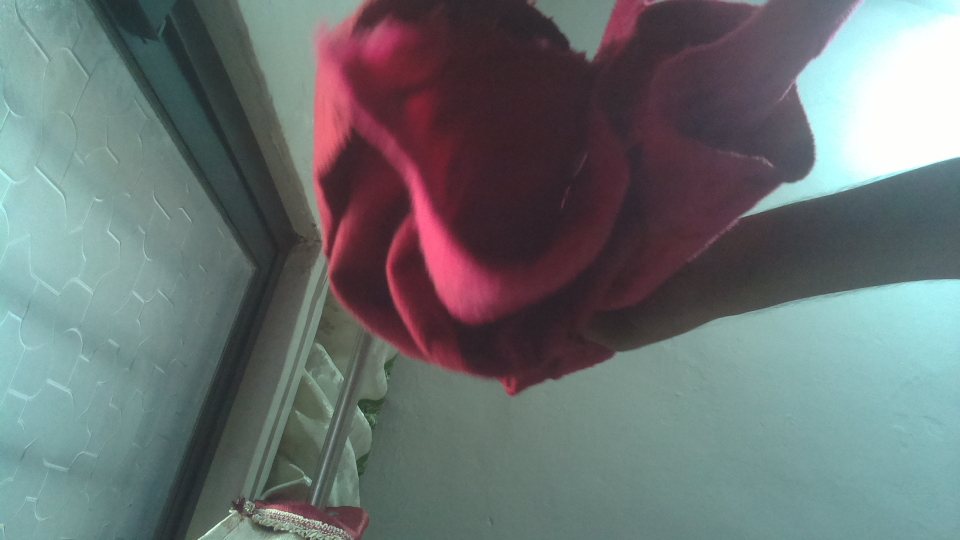
#> input picture pic.jpg, 1920 x 1080 px (shown at 1/2 size)
$ python color_detect.py
#> lines starting #> are read from the running program, lines starting #| are printed output that depends on the picture; after the words box and inside, x2 and y2 are one past the last pixel; in counts of white or black regions, pixels touching at a corner belong together
import cv2
import numpy as np
import matplotlib.pyplot as plt

# Reading the image from the current folder
image = cv2.imread("pic.jpg")
#> image is the input picture: shape (1080, 1920, 3); mean B, G, R 114.2, 113.7, 106.1
cv2.imshow("Normal", image)


red_lower_color = np.array([136, 87, 111], np.uint8)
red_upper_color = np.array([180,255,255], np.uint8)
pink_lower_color = np.array([130, 0, 220], np.uint8)
pink_upper_color = np.array([170, 255, 255], np.uint8)
green_lower_color = np.array([38, 138, 40], np.uint8)
green_upper_color = np.array([70, 255, 255], np.uint8)

# Convert BGR to HSV
hsv = cv2.cvtColor(image, cv2.COLOR_BGR2HSV)
#> hsv: shape (1080, 1920, 3); mean H, S, V 106.6, 61.4, 124.6
red_mask = cv2.inRange(hsv, red_lower_color, red_upper_color)
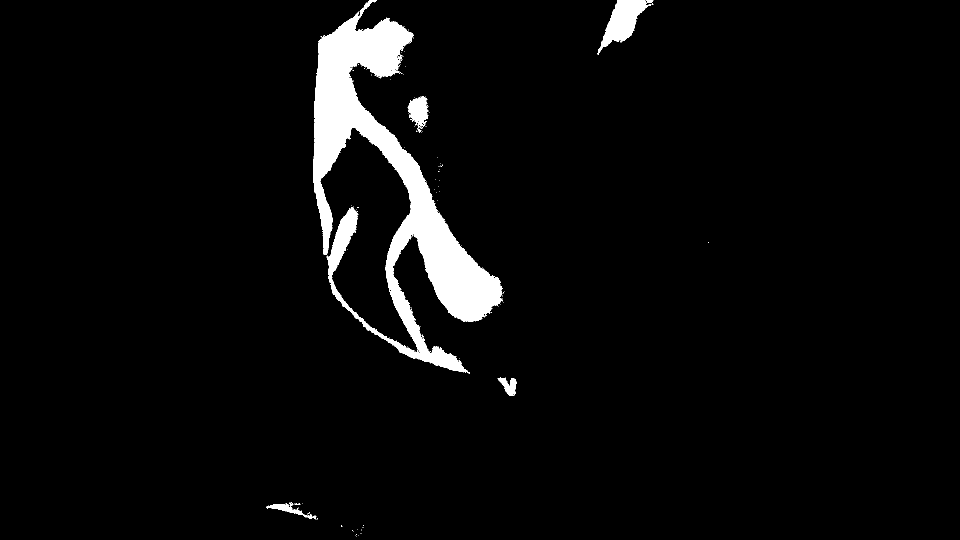
#> red_mask: shape (1080, 1920) (shown at 1/2 size); 4.1% white; 111 white regions (104 under 20 px), largest, box (x1, y1, x2, y2) and area: (626, 0, 1006, 748) 77656, (1194, 0, 1302, 109) 4777, (815, 192, 857, 258) 1685
pink_mask = cv2.inRange(hsv, pink_lower_color, pink_upper_color)
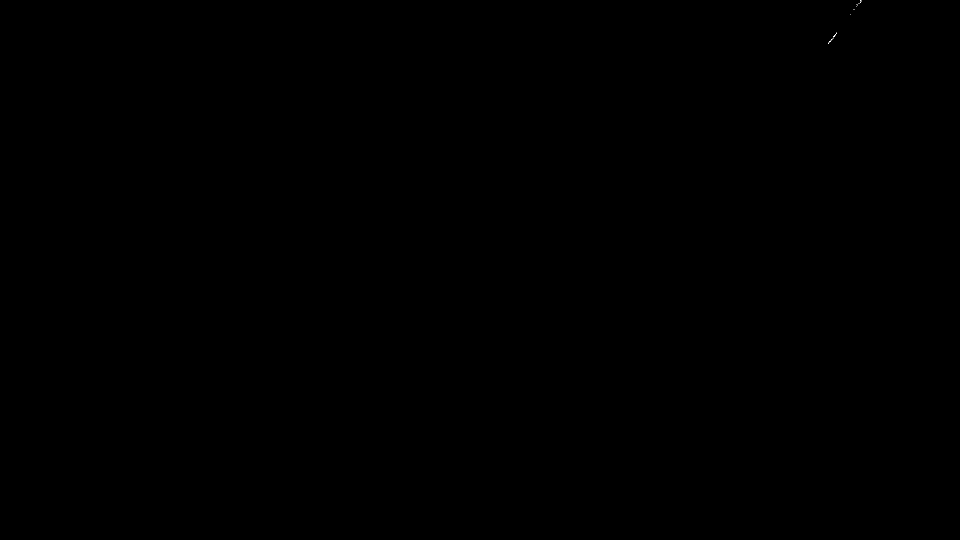
#> pink_mask: shape (1080, 1920) (shown at 1/2 size); 0% white in thin lines or dots, all inside (x1, y1, x2, y2) = (1656, 0, 1723, 87)
green_mask = cv2.inRange(hsv, green_lower_color, green_upper_color)
#> green_mask: shape (1080, 1920); every value is 0

mask= red_mask + pink_mask + green_mask

cv2.imshow('mask', mask)
res = cv2.bitwise_and(image, image, mask=mask)
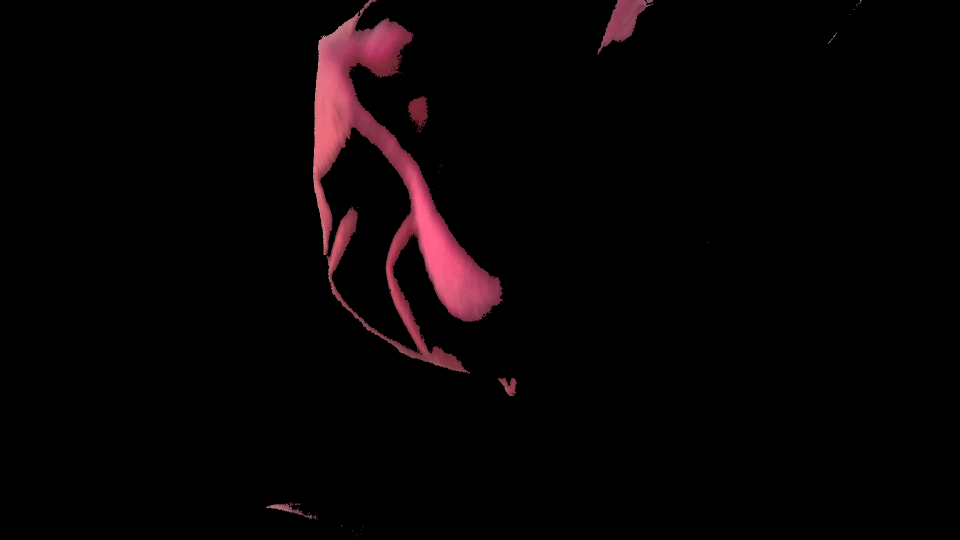
#> res: shape (1080, 1920, 3) (shown at 1/2 size); mean B, G, R 3.9, 2.9, 7.1

# Blue color's lower and upper values
blue_lower_color = np.array([100,128,0], np.uint8)
blue_upper_color = np.array([215, 255, 255], np.uint8)
#blue = cv2.cvtColor(res, [255,0,0], [0,255,0],[0,0,255])
#pink2Gray = cv2.cvtColor(res, cv2.COLOR_BGR2GRAY)
# Convert Red color to Blue color
image[mask>0]=(255,0,0)
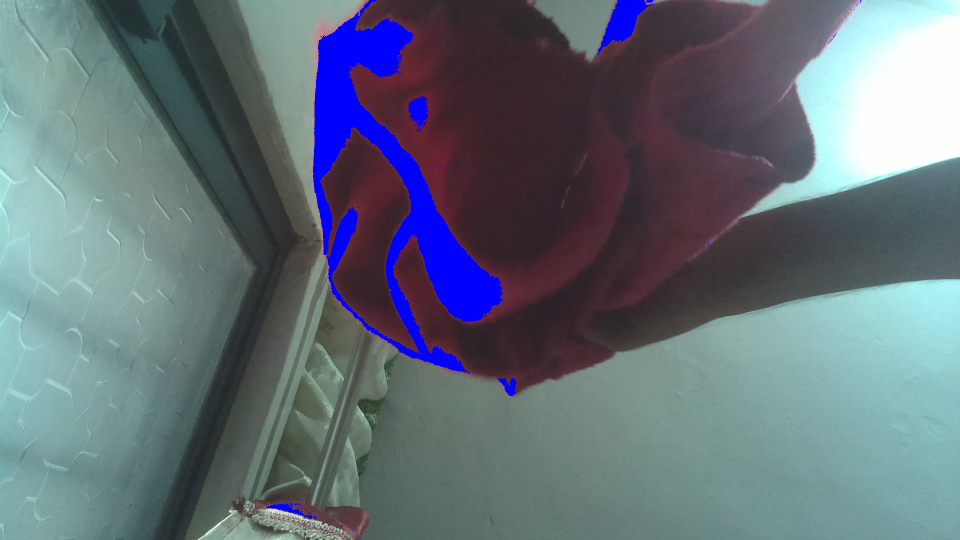
#> image: shape (1080, 1920, 3) (shown at 1/2 size); 4.15% of pixels changed, all inside (x1, y1, x2, y2) = (532, 0, 1723, 1074)
#> (the run stopped early here; a loop or call above may not have finished)

$ run again, with res.jpg copied over pic.jpg
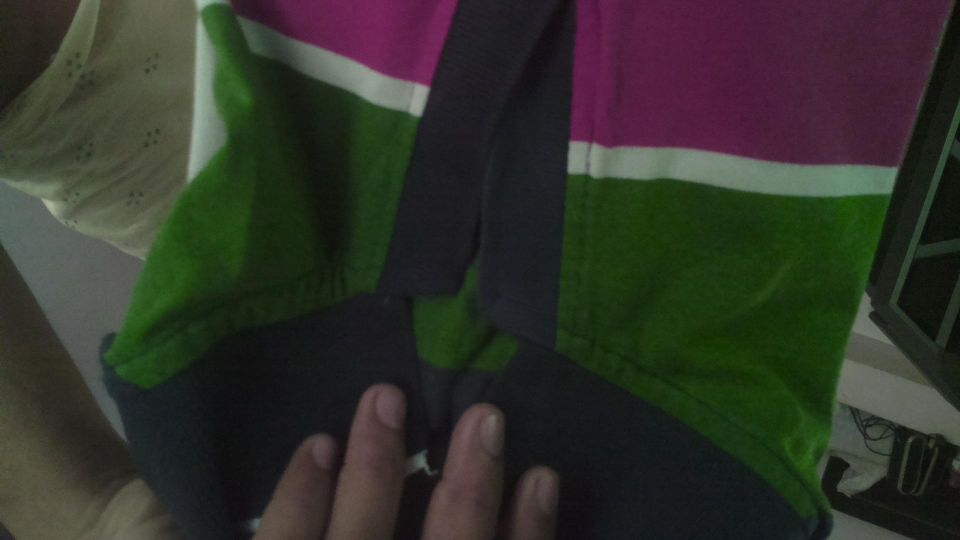
#> input picture res.jpg, 1920 x 1080 px (shown at 1/2 size)
#> image is the input picture: shape (1080, 1920, 3); mean B, G, R 41.1, 49.7, 48.1
#> hsv: shape (1080, 1920, 3); mean H, S, V 77, 93.3, 57.6
#> `red_mask = cv2.inRange(hsv, red_lower_color, red_upper_color)`:
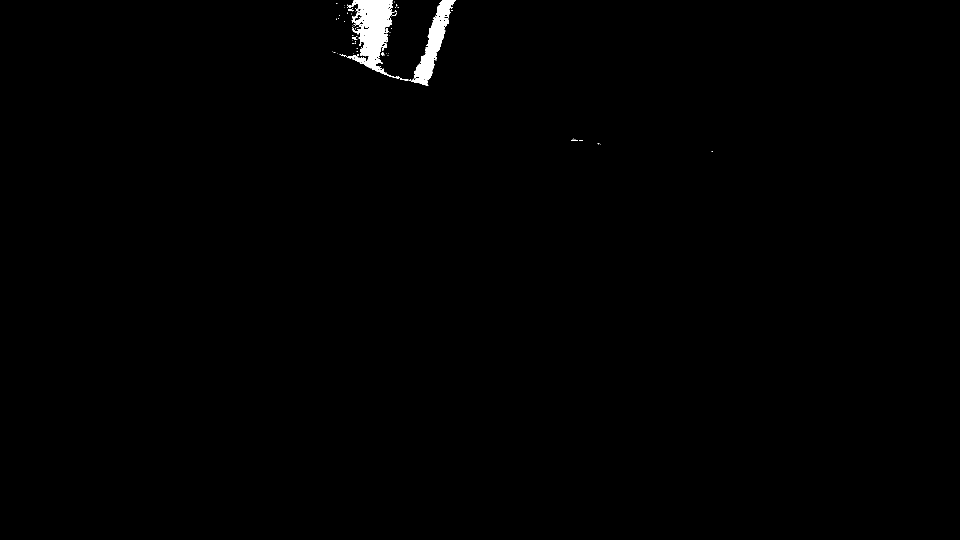
#> red_mask: shape (1080, 1920) (shown at 1/2 size); 0.6% white; 62 white regions (54 under 20 px), largest, box (x1, y1, x2, y2) and area: (692, 0, 799, 157) 7457, (818, 0, 911, 172) 4711, (800, 156, 817, 161) 38
#> pink_mask: shape (1080, 1920); every value is 0
#> green_mask: shape (1080, 1920); 19.8% white; 284 white regions (255 under 20 px), largest, box (x1, y1, x2, y2) and area: (1117, 350, 1784, 1025) 283183, (213, 44, 610, 774) 90453, (698, 207, 832, 548) 21754
#> `image[mask>0]=(255,0,0)`:
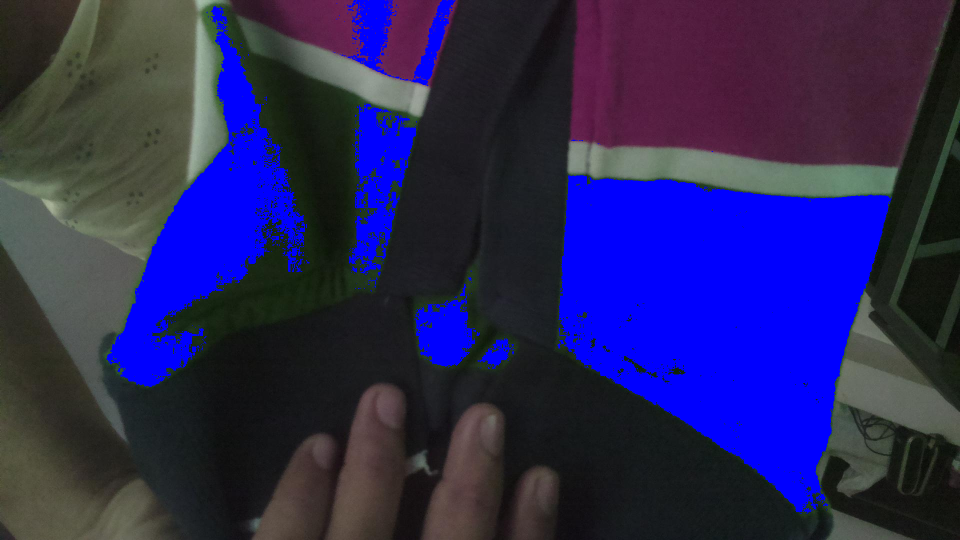
#> image: shape (1080, 1920, 3) (shown at 1/2 size); mean B, G, R 89.4, 38.2, 41.8
